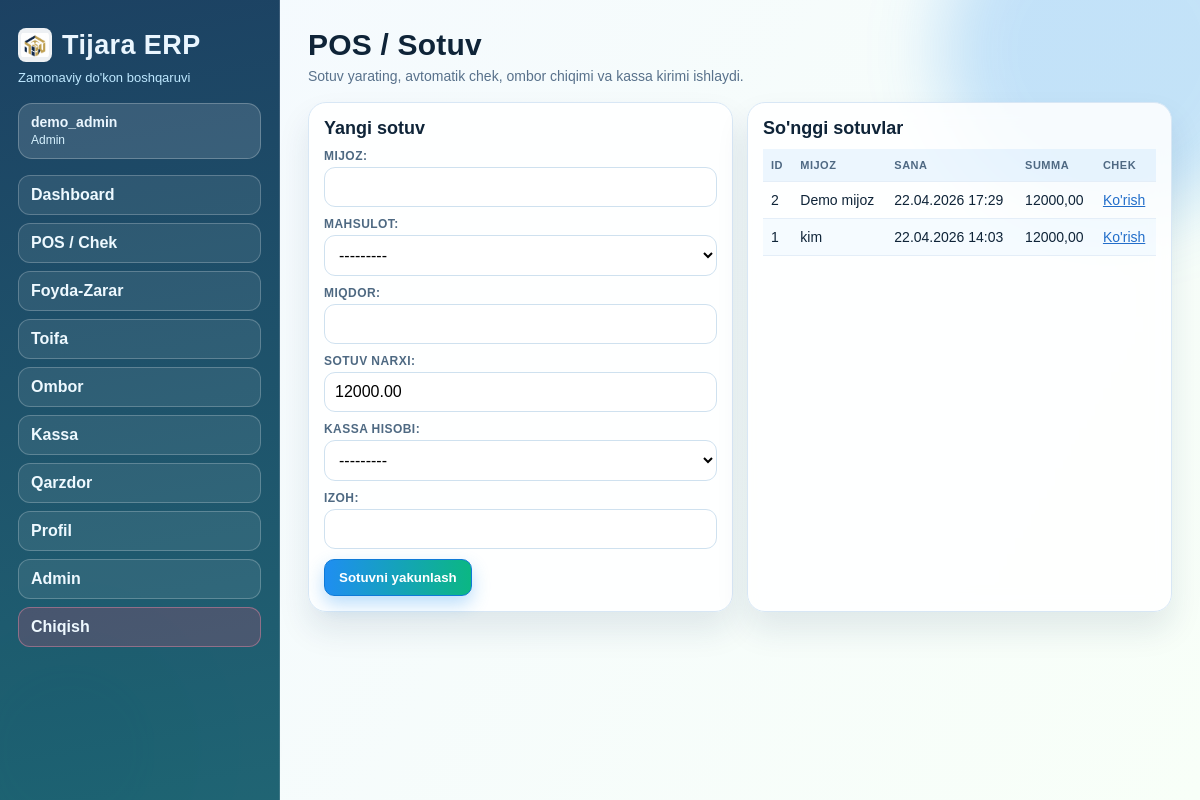
The page /savdo/pos/ (signed in) on the database its author committed.
### savdo/models.py (models this page shows, shortened)
class Sale(models.Model):
    customer_name = models.CharField(max_length=150, blank=True)
    note = models.CharField(max_length=255, blank=True)
    sold_at = models.DateTimeField(default=timezone.now)
    operator = models.ForeignKey(
        settings.AUTH_USER_MODEL, null=True, blank=True, on_delete=models.SET_NULL, related_name="sales"
    )
    cash_account = models.ForeignKey(
        CashAccount, on_delete=models.PROTECT, related_name="sales", null=True, blank=True
    )
    total_amount = models.DecimalField(max_digits=14, decimal_places=2, default=0)
    total_cost = models.DecimalField(max_digits=14, decimal_places=2, default=0)
    profit_amount = models.DecimalField(max_digits=14, decimal_places=2, default=0)
    is_finalized = models.BooleanField(default=False)
    finalized_at = models.DateTimeField(null=True, blank=True)
    created_at = models.DateTimeField(auto_now_add=True)
    class Meta:
        ordering = ["-sold_at"]
        verbose_name = "Sotuv"
        verbose_name_plural = "Sotuvlar"

### savdo/views.py (the view)
# urls.py: path("pos/", views.pos_page, name="web-pos"),
@login_required
def pos_page(request):
    if request.method == "POST":
        form = POSSaleForm(request.POST)
        if form.is_valid():
            product = form.cleaned_data["product"]
            quantity = form.cleaned_data["quantity"]
            available = _current_stock_for_product(product)
            if quantity > available:
                form.add_error("quantity", f"Yetarli zaxira yo'q. Mavjud: {available}")
            else:
                sale = Sale.objects.create(
                    customer_name=form.cleaned_data["customer_name"],
                    note=form.cleaned_data["note"],
                    sold_at=timezone.now(),
                    operator=request.user if request.user.is_authenticated else None,
                    cash_account=form.cleaned_data["cash_account"],
                )
                SaleItem.objects.create(
                    sale=sale,
                    product=product,
                    quantity=quantity,
                    unit_price=form.cleaned_data["unit_price"],
                    purchase_price_at_sale=latest_product_cost(product),
                )
                sale.finalize()
                messages.success(request, f"Sotuv yaratildi. Chek raqami: {sale.pk}")
                return redirect("sale-receipt", sale_id=sale.pk)
    else:
        form = POSSaleForm()
        form.fields["product"].queryset = Product.objects.filter(is_active=True).order_by("name")
        form.fields["cash_account"].queryset = form.fields["cash_account"].queryset.order_by("name")
        default_product = form.fields["product"].queryset.first()
        if default_product:
            form.fields["unit_price"].initial = default_product.sale_price
    recent_sales = Sale.objects.select_related("cash_account").prefetch_related("items__product").order_by("-sold_at")[:10]
    return render(request, "savdo_pos.html", {"form": form, "recent_sales": recent_sales})

### savdo/forms.py
class POSSaleForm(forms.Form):
    customer_name = forms.CharField(label="Mijoz", max_length=150, required=False)
    product = forms.ModelChoiceField(label="Mahsulot", queryset=Product.objects.filter(is_active=True))
    quantity = forms.DecimalField(label="Miqdor", min_value=0.001, decimal_places=3, max_digits=14)
    unit_price = forms.DecimalField(label="Sotuv narxi", min_value=0, decimal_places=2, max_digits=14)
    cash_account = forms.ModelChoiceField(label="Kassa hisobi", queryset=CashAccount.objects.all(), required=False)
    note = forms.CharField(label="Izoh", max_length=255, required=False)

### kassa/models.py (called while the page is built)
    def __str__(self):
        return f"{self.name} ({self.account_type})"

### toifa/models.py (called while the page is built)
    def __str__(self):
        return f"{self.name} ({self.category.name})"

### templates/savdo_pos.html (shortened to what this page needs)
{% extends "base.html" %}
{% block content %}
<section class="header">
    <h2>POS / Sotuv</h2>
    <p>Sotuv yarating, avtomatik chek, ombor chiqimi va kassa kirimi ishlaydi.</p>
</section>
<section class="grid-2">
    <div class="panel">
        <h3>Yangi sotuv</h3>
        <form method="post" class="form-grid">
            {{ form.as_p }}
            <button type="submit" class="btn">Sotuvni yakunlash</button>
        </form>
    </div>
    <div class="panel">
        <h3>So'nggi sotuvlar</h3>
        <table>
            <thead><tr><th>ID</th><th>Mijoz</th><th>Sana</th><th>Summa</th><th>Chek</th></tr></thead>
            <tbody>
                {% for s in recent_sales %}
                <tr>
                    <td>{{ s.id }}</td>
                    <td>{{ s.customer_name|default:"-" }}</td>
                    <td>{{ s.sold_at|date:"d.m.Y H:i" }}</td>
                    <td>{{ s.total_amount }}</td>
                    <td><a href="{% url 'sale-receipt' s.id %}">Ko'rish</a></td>
                </tr>
                {% empty %}
                <tr><td colspan="5">Hali sotuv yo'q.</td></tr>
                {% endfor %}
            </tbody>
        </table>
    </div>
</section>
{% endblock %}

### templates/base.html (shortened to what this page needs)
{% load static %}
<!DOCTYPE html>
<html lang="uz">
<head>
    <link rel="stylesheet" href="{% static 'css/app.css' %}">
</head>
<body>
    <div class="bg-orb orb-two"></div>
    <div class="layout">
        <aside class="sidebar">
            <div class="brand-wrap">
                <img class="brand-logo" src="{% static 'img/tijara-logo.png' %}" alt="Tijara logo">
                <h1>Tijara ERP</h1>
            </div>
            <p>Zamonaviy do'kon boshqaruvi</p>
            {% if user.is_authenticated %}
            <div class="user-chip">
                <strong>{{ user.username }}</strong>
                <span>{% if user.is_superuser or user.is_staff %}Admin{% else %}Operator{% endif %}</span>
            </div>
            {% endif %}
            <nav>
                {% if user.is_authenticated %}
                    {% if user.is_superuser or user.is_staff %}
                    <a class="nav-link" href="{% url 'web-dashboard' %}">Dashboard</a>
                    <a class="nav-link" href="{% url 'web-pos' %}">POS / Chek</a>
                    <a class="nav-link" href="{% url 'web-profit' %}">Foyda-Zarar</a>
                    <a class="nav-link" href="{% url 'web-toifa' %}">Toifa</a>
                    <a class="nav-link" href="{% url 'web-ombor' %}">Ombor</a>
                    <a class="nav-link" href="{% url 'web-kassa' %}">Kassa</a>
                    <a class="nav-link" href="{% url 'web-qarzdor' %}">Qarzdor</a>
                    <a class="nav-link" href="{% url 'web-profil' %}">Profil</a>
                    <a class="nav-link" href="/admin/">Admin</a>
                    {% endif %}
                    <a class="nav-link nav-danger" href="{% url 'logout' %}">Chiqish</a>
                {% else %}
                    <a class="nav-link" href="{% url 'login' %}">Kirish</a>
                    <a class="nav-link" href="/admin/login/">Admin kirish</a>
                {% endif %}
            </nav>
        </aside>
        <main class="content">
            {% block content %}{% endblock %}
        </main>
    </div>
</body>
</html>

### static/css/app.css (style rules this page uses)
:root { --bg-1: #f4f9ff; --bg-2: #f8fff8; --text: #0f2438; --muted: #58718b; --line: #d8e7f5; --card: rgba(255, 255, 255, 0.86); --glass: blur(10px); --brand-a: #1f8ef1; --brand-b: #0bb783; --brand-c: #ff8a3d; --danger: #f0446f; --shadow: 0 18px 32px rgba(17, 52, 84, 0.1); }
* { box-sizing: border-box; }
body { margin: 0; font-family: "Sora", "Manrope", sans-serif; color: var(--text); background: linear-gradient(120deg, var(--bg-1), var(--bg-2)); }
a { color: #226eca; }
.bg-orb { position: fixed; border-radius: 999px; pointer-events: none; filter: blur(35px); z-index: 0; animation: drift 12s ease-in-out infinite alternate; }
.orb-two { width: 280px; height: 280px; bottom: -90px; left: -70px; background: rgba(11, 183, 131, 0.2); animation-delay: 0.8s; }
.layout { display: grid; grid-template-columns: 280px 1fr; min-height: 100vh; position: relative; z-index: 2; }
.sidebar { padding: 28px 18px; background: linear-gradient(170deg, rgba(16, 55, 90, 0.95), rgba(20, 92, 108, 0.95)); color: #eaf6ff; border-right: 1px solid rgba(255, 255, 255, 0.14); }
.brand-wrap { display: flex; align-items: center; gap: 10px; }
.brand-logo { width: 34px; height: 34px; object-fit: contain; border-radius: 8px; background: rgba(255, 255, 255, 0.92); padding: 3px; }
.sidebar h1 { margin: 0; font-size: 27px; letter-spacing: 0.4px; }
.sidebar p { margin: 8px 0 18px; color: #bee8ff; font-size: 13px; }
.user-chip { border: 1px solid rgba(255, 255, 255, 0.24); background: rgba(255, 255, 255, 0.12); border-radius: 14px; padding: 10px 12px; margin-bottom: 16px; }
.user-chip strong { display: block; font-size: 14px; }
.user-chip span { font-size: 12px; color: #d7f2ff; }
.sidebar nav { display: flex; flex-direction: column; gap: 8px; }
.nav-link { text-decoration: none; color: #eef9ff; font-weight: 600; border-radius: 12px; padding: 10px 12px; border: 1px solid rgba(255, 255, 255, 0.22); background: rgba(255, 255, 255, 0.08); transition: all 0.2s ease; }
.nav-danger { border-color: rgba(255, 149, 176, 0.4); background: rgba(240, 68, 111, 0.2); }
.content { padding: 28px; }
.header h2 { margin: 0 0 6px; font-size: 30px; letter-spacing: 0.2px; }
.header p { margin: 0 0 18px; color: var(--muted); font-size: 14px; }
.grid-2 { display: grid; grid-template-columns: repeat(2, minmax(0, 1fr)); gap: 14px; margin-bottom: 14px; }
.panel { background: var(--card); border: 1px solid var(--line); border-radius: 18px; box-shadow: var(--shadow); padding: 15px; backdrop-filter: var(--glass); }
.panel h3 { margin: 0 0 10px; font-size: 18px; }
table { width: 100%; border-collapse: collapse; font-size: 14px; overflow: hidden; }
th, td { border-bottom: 1px solid #e4eef8; text-align: left; padding: 10px 8px; }
tbody tr:nth-child(even) { background: rgba(31, 142, 241, 0.04); }
th { color: #4f6983; font-size: 11px; letter-spacing: 0.5px; text-transform: uppercase; background: rgba(31, 142, 241, 0.08); }
.form-grid p { margin: 0 0 10px; }
.form-grid label { display: block; font-size: 12px; color: #4e6982; margin-bottom: 4px; text-transform: uppercase; letter-spacing: 0.45px; font-weight: 700; }
.form-grid input, .form-grid select, .form-grid textarea { width: 100%; border: 1px solid #cfe1ef; background: rgba(255, 255, 255, 0.9); border-radius: 11px; padding: 10px; font: inherit; }
.btn { display: inline-block; padding: 10px 14px; border-radius: 10px; border: 1px solid #0f7ad7; background: linear-gradient(90deg, var(--brand-a), var(--brand-b)); color: #fff; text-decoration: none; font-weight: 700; box-shadow: 0 8px 18px rgba(31, 142, 241, 0.3); }

### rows shown on the page
Sale: id "2", customer_name "Demo mijoz", sold_at "22.04.2026 17:29", total_amount "12000,00"
Sale: id "1", customer_name "kim", sold_at "22.04.2026 14:03", total_amount "12000,00"

### other values the page prints
{{ user.username }} "demo_admin"
